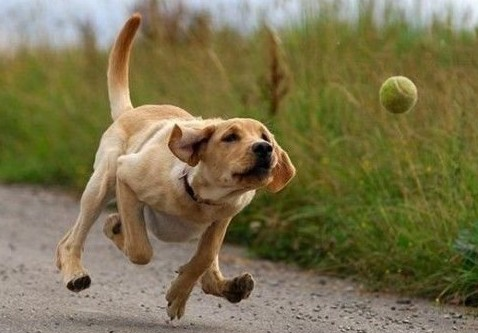
#> input picture Images/dog (2).jpg, 478 x 333 px; its folder holds only this picture in this run
$ python MeanShiftRevised.py
#> lines starting #> are read from the running program, lines starting #| are printed output that depends on the picture
import os
import cv2
import numpy as np
import glob
from sklearn.cluster import MeanShift, estimate_bandwidth
import matplotlib.pyplot as plt


img_path = "Images"

data_path = os.path.join(img_path,'*g')

files = glob.glob(data_path)
i = 1
data = []
for f1 in files:
    img = cv2.imread(f1)
#> img is the input picture: shape (333, 478, 3); mean B, G, R 76.9, 113.6, 121.9
    sample = cv2.resize(img, (200, 200))
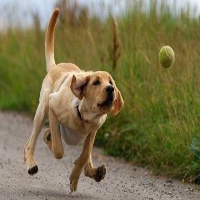
#> sample: shape (200, 200, 3); mean B, G, R 76.8, 113.4, 121.8

    sample = np.reshape(sample, (-1, 3))

    bandwidth = estimate_bandwidth(sample, quantile=.1,n_samples=100)
#> bandwidth = 29.65

    ms = MeanShift(bandwidth=bandwidth,bin_seeding=True)

    ms.fit(sample)
    labels = ms.labels_
    segmentedImg = np.reshape(labels, [200, 200])
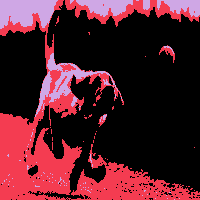
#> segmentedImg: shape (200, 200) int64; 3 distinct labels, from 0 to 2; one colour per label, 0 black

    cluster_centers = ms.cluster_centers_
#> cluster_centers = [[44.42, 101.9, 109.8], [135.4, 146, 156.3], [194, 187.3, 180]]

    plt.figure()
    plt.grid()
    plt.imshow(segmentedImg), plt.axis('off')
    plt.show()

$ run again, on Images/dog.jpg
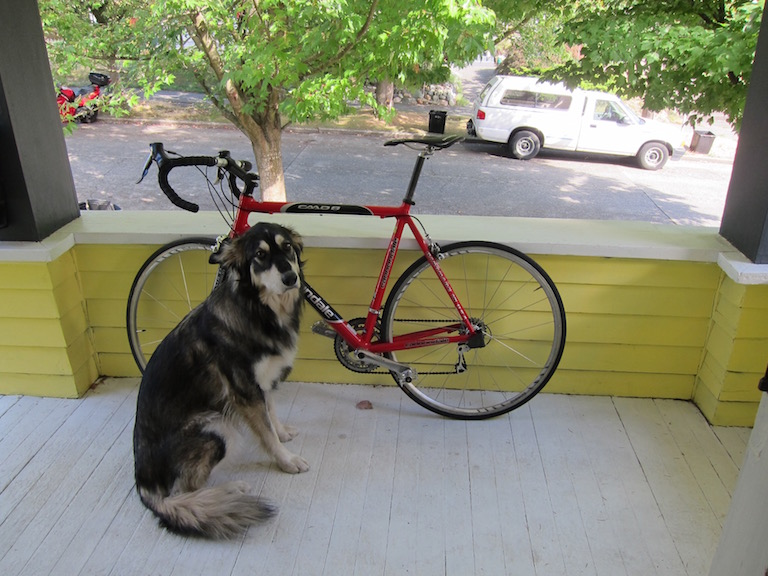
#> input picture Images/dog.jpg, 768 x 576 px
#> img is the input picture: shape (576, 768, 3); mean B, G, R 114.1, 135.7, 134.4
#> `sample = cv2.resize(img, (200, 200))`:
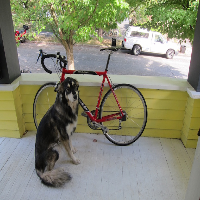
#> sample: shape (200, 200, 3); mean B, G, R 114, 135.6, 134.3
#> bandwidth = 33.16
#> `segmentedImg = np.reshape(labels, [200, 200])`:
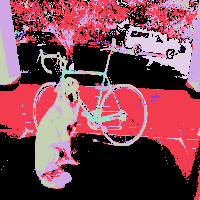
#> segmentedImg: shape (200, 200) int64; 9 distinct labels, from 0 to 8; one colour per label, 0 black
#> cluster_centers = [[171.4, 164.8, 160.9], [60.36, 126.3, 128.4], [73.2, 90.23, 90.62], [23.91, 25.79, 26.73], [245.3, 245.4, 247.7], [26.31, 20.82, 106.3], [56.6, 36.73, 170.7], [125, 131.8, 231.1], [103.8, 93, 233.2]]

$ run again, on Images/dog_and_cat.jpg
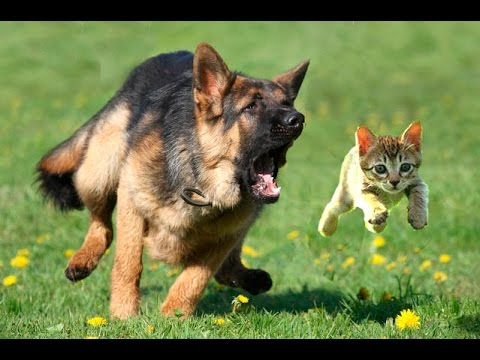
#> input picture Images/dog_and_cat.jpg, 480 x 360 px
#> img is the input picture: shape (360, 480, 3); mean B, G, R 72.5, 125.1, 112.8
#> `sample = cv2.resize(img, (200, 200))`:
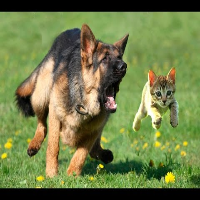
#> sample: shape (200, 200, 3); mean B, G, R 72.3, 124.8, 112.6
#> bandwidth = 28.67
#> `segmentedImg = np.reshape(labels, [200, 200])`:
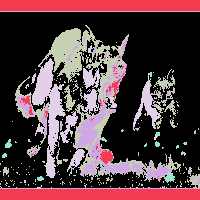
#> segmentedImg: shape (200, 200) int64; 6 distinct labels, from 0 to 5; one colour per label, 0 black
#> cluster_centers = [[86.08, 161.7, 129.2], [1.01, 1.48, 1.41], [17.12, 35.24, 31.3], [48.62, 56.05, 57.31], [171.6, 213.5, 246.1], [19.19, 229.5, 246.3]]

$ run again, on Images/road.png
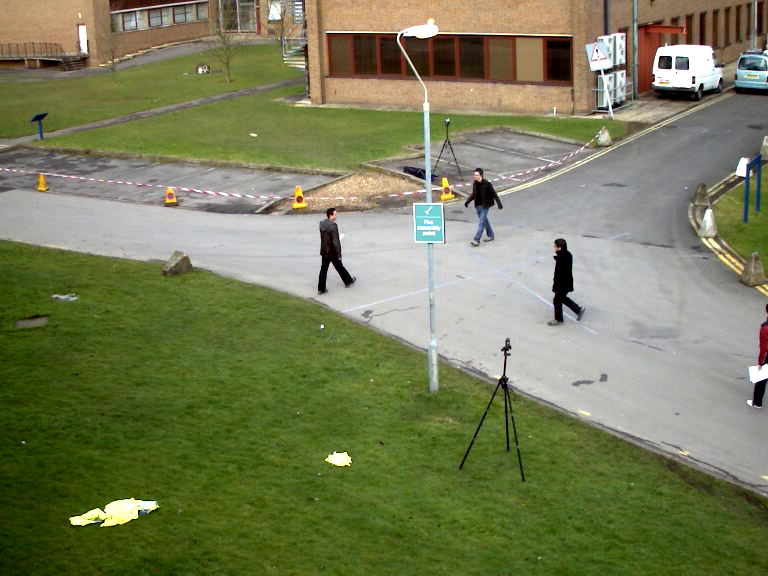
#> input picture Images/road.png, 768 x 576 px
#> img is the input picture: shape (576, 768, 3); mean B, G, R 88.8, 125.3, 120.4
#> `sample = cv2.resize(img, (200, 200))`:
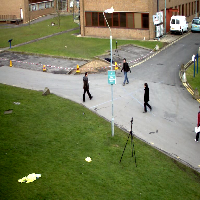
#> sample: shape (200, 200, 3); mean B, G, R 88.7, 125.2, 120.3
#> bandwidth = 26.53
#> `segmentedImg = np.reshape(labels, [200, 200])`:
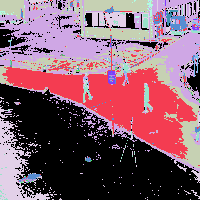
#> segmentedImg: shape (200, 200) int64; 22 distinct labels, from 0 to 21; one colour per label, 0 black
#> cluster_centers = 22 rows, first 8: [29.31, 97.72, 76.35], [197.3, 198, 197.1], [97.46, 110.7, 116.3], [122.5, 161.5, 196.5], [13.94, 29.32, 47.45], [3.95, 5.91, 12.26], [251.5, 253.3, 251.6], [210, 207.3, 118.1]

$ run again, on Images/dog.4.jpg
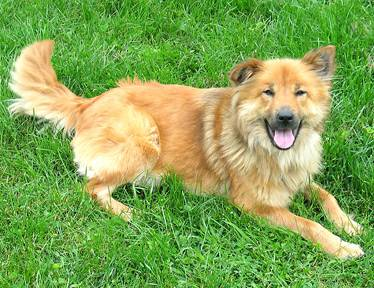
#> input picture Images/dog.4.jpg, 374 x 288 px
#> img is the input picture: shape (288, 374, 3); mean B, G, R 85.3, 165.6, 131.4
#> `sample = cv2.resize(img, (200, 200))`:
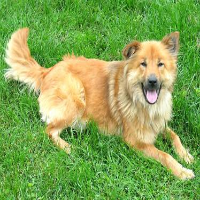
#> sample: shape (200, 200, 3); mean B, G, R 85.2, 165.5, 131.3
#> bandwidth = 31.22
#> `segmentedImg = np.reshape(labels, [200, 200])`:
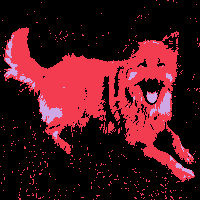
#> segmentedImg: shape (200, 200) int64; 3 distinct labels, from 0 to 2; one colour per label, 0 black
#> cluster_centers = [[56.3, 155.2, 85.87], [148.9, 209.7, 244.6], [236.6, 210.3, 245]]
